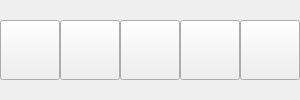
                        <widget class="QWidget" name="widget" native="true">
                         <layout class="QHBoxLayout" name="horizontalLayout">
                          <property name="spacing">
                           <number>0</number>
                          </property>
                          <property name="leftMargin">
                           <number>0</number>
                          </property>
                          <property name="topMargin">
                           <number>0</number>
                          </property>
                          <property name="rightMargin">
                           <number>0</number>
                          </property>
                          <property name="bottomMargin">
                           <number>0</number>
                          </property>
                          <item>
                           <widget class="QFrame" name="frame_2">
                            <property name="frameShape">
                             <enum>QFrame::NoFrame</enum>
                            </property>
                            <property name="frameShadow">
                             <enum>QFrame::Raised</enum>
                            </property>
                           </widget>
                          </item>
                          <item>
                           <widget class="QPushButton" name="btnBack">
                            <property name="minimumSize">
                             <size>
                              <width>60</width>
                              <height>60</height>
                             </size>
                            </property>
                            <property name="maximumSize">
                             <size>
                              <width>60</width>
                              <height>60</height>
                             </size>
                            </property>
                            <property name="text">
                             <string/>
                            </property>
                            <property name="icon">
                             <iconset resource="sources.qrc">
                              <normaloff>:/icons/sources/icons/svgBlue/chevrons-left.svg</normaloff>:/icons/sources/icons/svgBlue/chevrons-left.svg</iconset>
                            </property>
                            <property name="iconSize">
                             <size>
                              <width>48</width>
                              <height>48</height>
                             </size>
                            </property>
                           </widget>
                          </item>
                          <item>
                           <widget class="QPushButton" name="btnStart">
                            <property name="minimumSize">
                             <size>
                              <width>60</width>
                              <height>60</height>
                             </size>
                            </property>
                            <property name="maximumSize">
                             <size>
                              <width>60</width>
                              <height>60</height>
                             </size>
                            </property>
                            <property name="text">
                             <string/>
                            </property>
                            <property name="icon">
                             <iconset resource="sources.qrc">
                              <normaloff>:/icons/sources/icons/svgBlue/play.svg</normaloff>:/icons/sources/icons/svgBlue/play.svg</iconset>
                            </property>
                            <property name="iconSize">
                             <size>
                              <width>32</width>
                              <height>32</height>
                             </size>
                            </property>
                           </widget>
                          </item>
                          <item>
                           <widget class="QPushButton" name="btnPause">
                            <property name="minimumSize">
                             <size>
                              <width>60</width>
                              <height>60</height>
                             </size>
                            </property>
                            <property name="maximumSize">
                             <size>
                              <width>60</width>
                              <height>60</height>
                             </size>
                            </property>
                            <property name="text">
                             <string/>
                            </property>
                            <property name="icon">
                             <iconset resource="sources.qrc">
                              <normaloff>:/icons/sources/icons/svgBlue/pause.svg</normaloff>:/icons/sources/icons/svgBlue/pause.svg</iconset>
                            </property>
                            <property name="iconSize">
                             <size>
                              <width>32</width>
                              <height>32</height>
                             </size>
                            </property>
                           </widget>
                          </item>
                          <item>
                           <widget class="QPushButton" name="btnNext">
                            <property name="minimumSize">
                             <size>
                              <width>60</width>
                              <height>60</height>
                             </size>
                            </property>
                            <property name="maximumSize">
                             <size>
                              <width>60</width>
                              <height>60</height>
                             </size>
                            </property>
                            <property name="text">
                             <string/>
                            </property>
                            <property name="icon">
                             <iconset resource="sources.qrc">
                              <normaloff>:/icons/sources/icons/svgBlue/chevrons-right.svg</normaloff>:/icons/sources/icons/svgBlue/chevrons-right.svg</iconset>
                            </property>
                            <property name="iconSize">
                             <size>
                              <width>48</width>
                              <height>48</height>
                             </size>
                            </property>
                           </widget>
                          </item>
                          <item>
                           <widget class="QFrame" name="frame_8">
                            <property name="frameShape">
                             <enum>QFrame::NoFrame</enum>
                            </property>
                            <property name="frameShadow">
                             <enum>QFrame::Raised</enum>
                            </property>
                           </widget>
                          </item>
                          <item>
                           <widget class="QPushButton" name="btnQuit">
                            <property name="minimumSize">
                             <size>
                              <width>60</width>
                              <height>60</height>
                             </size>
                            </property>
                            <property name="maximumSize">
                             <size>
                              <width>60</width>
                              <height>60</height>
                             </size>
                            </property>
                            <property name="layoutDirection">
                             <enum>Qt::LeftToRight</enum>
                            </property>
                            <property name="styleSheet">
                             <string notr="true"/>
                            </property>
                            <property name="text">
                             <string/>
                            </property>
                            <property name="icon">
                             <iconset resource="sources.qrc">
                              <normaloff>:/icons/sources/icons/svgBlue/exit.svg</normaloff>:/icons/sources/icons/svgBlue/exit.svg</iconset>
                            </property>
                            <property name="iconSize">
                             <size>
                              <width>48</width>
                              <height>48</height>
                             </size>
                            </property>
                           </widget>
                          </item>
                         </layout>
                        </widget>
